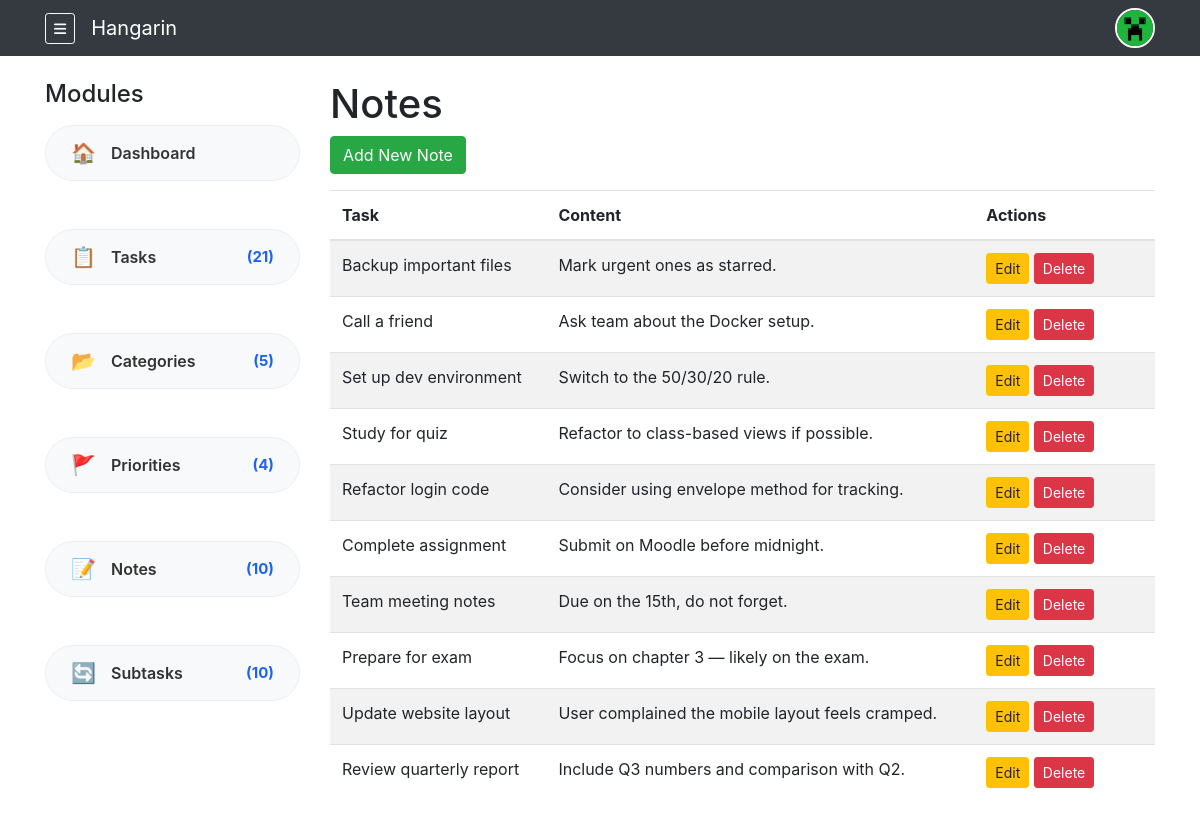
The page /notes/ (signed in) on the database its author committed.
### tasks/models.py (models this page shows, shortened)
class Note(models.Model):
    task = models.ForeignKey(Task, on_delete=models.CASCADE, related_name="notes")
    content = models.TextField()
    created_at = models.DateTimeField(auto_now_add=True)
    class Meta:
        verbose_name = "Note"
        verbose_name_plural = "Notes"

class Task(models.Model):
    STATUS_CHOICES = [
        ("Pending", "Pending"),
        ("In Progress", "In Progress"),
        ("Completed", "Completed"),
        ("Overdue", "Overdue"),
    ]
    owner = models.ForeignKey(User, on_delete=models.CASCADE, related_name="tasks", null=True, blank=True)
    title = models.CharField(max_length=200)
    description = models.TextField(blank=True)
    deadline = models.DateTimeField(default=timezone.now)
    status = models.CharField(max_length=50, choices=STATUS_CHOICES, default="Pending")
    category = models.ForeignKey(Category, on_delete=models.SET_NULL, null=True, blank=True)
    priority = models.ForeignKey(Priority, on_delete=models.SET_NULL, null=True, blank=True)
    class Meta:
        verbose_name = "Task"
        verbose_name_plural = "Tasks"

### tasks/views.py (the view)
# urls.py: path('notes/', views.NoteListView.as_view(), name='note_list'),
@method_decorator(never_cache, name='dispatch')
class NoteListView(LoginRequiredMixin, ListView):
    model = Note
    template_name = 'note/note_list.html'
    context_object_name = 'notes'
    paginate_by = 10
    def get_queryset(self):
        return Note.objects.filter(task__owner=self.request.user).order_by('-id')

### tasks/context_processors.py (called while the page is built)
def sidebar_counts(request):
    if not request.user.is_authenticated:
        return {}
    u = request.user
    return {
        'count_tasks':      Task.objects.filter(owner=u).count(),
        'count_categories': Category.objects.filter(owner=u).count(),
        'count_priorities': Priority.objects.filter(owner=u).count(),
        'count_notes':      Note.objects.filter(task__owner=u).count(),
        'count_subtasks':   SubTask.objects.filter(parent_task__owner=u).count(),
    }

### templates/note/note_list.html (shortened to what this page needs)
{% extends 'base.html' %}
{% block content %}
<h1>Notes</h1>
<a href="{% url 'tasks:note_create' %}" class="btn btn-success mb-3">Add New Note</a>
<table class="table table-striped">
    <thead>
        <tr>
            <th>Task</th>
            <th>Content</th>
            <th>Actions</th>
        </tr>
    </thead>
    <tbody>
        {% for note in notes %}
        <tr>
            <td>{{ note.task.title }}</td>
            <td>{{ note.content|truncatechars:50 }}</td>
            <td>
                <a href="{% url 'tasks:note_update' note.pk %}" class="btn btn-sm btn-warning">Edit</a>
                <a href="{% url 'tasks:note_delete' note.pk %}" class="btn btn-sm btn-danger">Delete</a>
            </td>
        </tr>
        {% empty %}
        <tr><td colspan="3">No notes yet.</td></tr>
        {% endfor %}
    </tbody>
</table>
{% endblock %}

### tasks/static/css/custom.css (style rules this page uses)
.table td:last-child, .table th:last-child { min-width: 170px; }

### rows shown on the page
Note: task "Backup important files", content "Mark urgent ones as starred."
Note: task "Call a friend", content "Ask team about the Docker setup."
Note: task "Set up dev environment", content "Switch to the 50/30/20 rule."
Note: task "Study for quiz", content "Refactor to class-based views if possible."
Note: task "Refactor login code", content "Consider using envelope method for tracking."
Note: task "Complete assignment", content "Submit on Moodle before midnight."
Note: task "Team meeting notes", content "Due on the 15th, do not forget."
Note: task "Prepare for exam", content "Focus on chapter 3 — likely on the exam."
Note: task "Update website layout", content "User complained the mobile layout feels cramped."
Note: task "Review quarterly report", content "Include Q3 numbers and comparison with Q2."

### other values the page prints
{{ count_tasks }} "21"
{{ count_categories }} "5"
{{ count_priorities }} "4"
{{ count_notes }} "10"
{{ count_subtasks }} "10"
